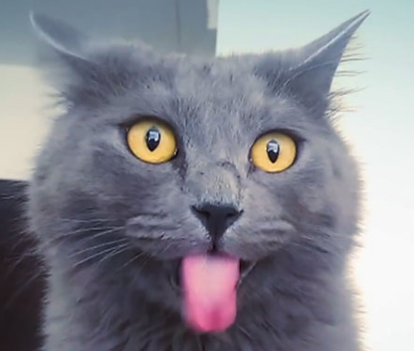
#> input picture Meow.png, 414 x 351 px
$ python Contrast.py
#> lines starting #> are read from the running program, lines starting #| are printed output that depends on the picture
#Import modules
import cv2

#Create and show image
img = cv2.imread('Meow.png')
#> img is the input picture: shape (351, 414, 3); mean B, G, R 144.7, 135.4, 135
cv2.imshow('Meow',img)

#Convert the picture into HSV colorformat
imghsv = cv2.cvtColor(img,cv2.COLOR_BGR2HSV)
#> imghsv: shape (351, 414, 3); mean H, S, V 102.8, 38.5, 148.9

#If pixel values are above 190 intensity, decrease it with 25. if above, increase it with 25 up to a max of 255
#Adjust pixel values(190 and 250 respectively) to change the contrast.
#imghsv[:,:,2] = [[max(pixel - 190, 0) if pixel < 190 else min(pixel + 255,255) for pixel in row] for row in imghsv[:,:,2]]

#Below is low contrast example
imghsv[:, :, 2] = [[max(pixel +50, 0) if pixel < 190 else min(pixel - 50,255) for pixel in row] for row in imghsv[:,:,2]]
#> imghsv: shape (351, 414, 3); mean H, S, V 102.8, 38.5, 172.4


cv2.imshow('contrast', cv2.cvtColor(imghsv, cv2.COLOR_HSV2BGR))
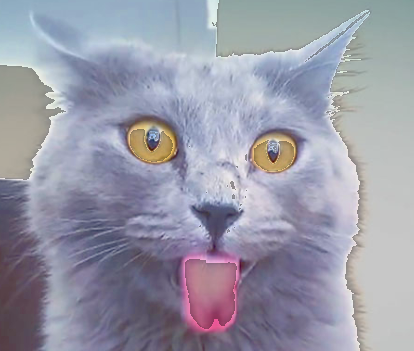
#> window 'contrast': shape (351, 414, 3); mean B, G, R 168.5, 153.8, 153.5
cv2.waitKey(0)

$ run again, with Human.png copied over Meow.png
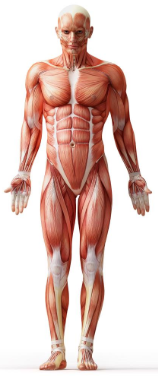
#> input picture Human.png, 158 x 376 px
#> img is the input picture: shape (376, 158, 3); mean B, G, R 191.9, 198.6, 224.9
#> `cv2.imshow('contrast', cv2.cvtColor(imghsv, cv2.COLOR_HSV2BGR))`:
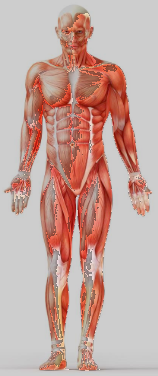
#> window 'contrast': shape (376, 158, 3); mean B, G, R 160.3, 167.3, 196.9
